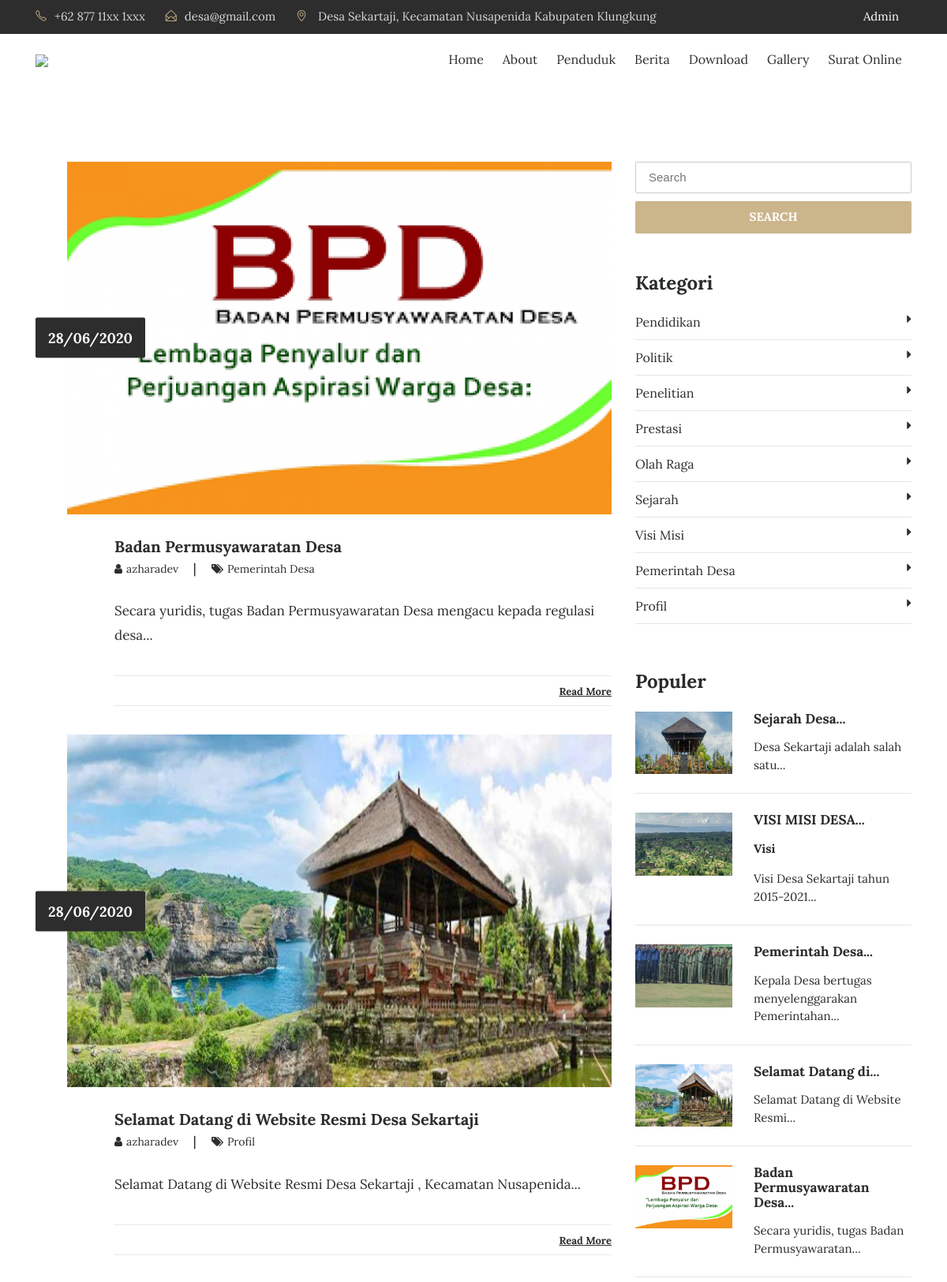
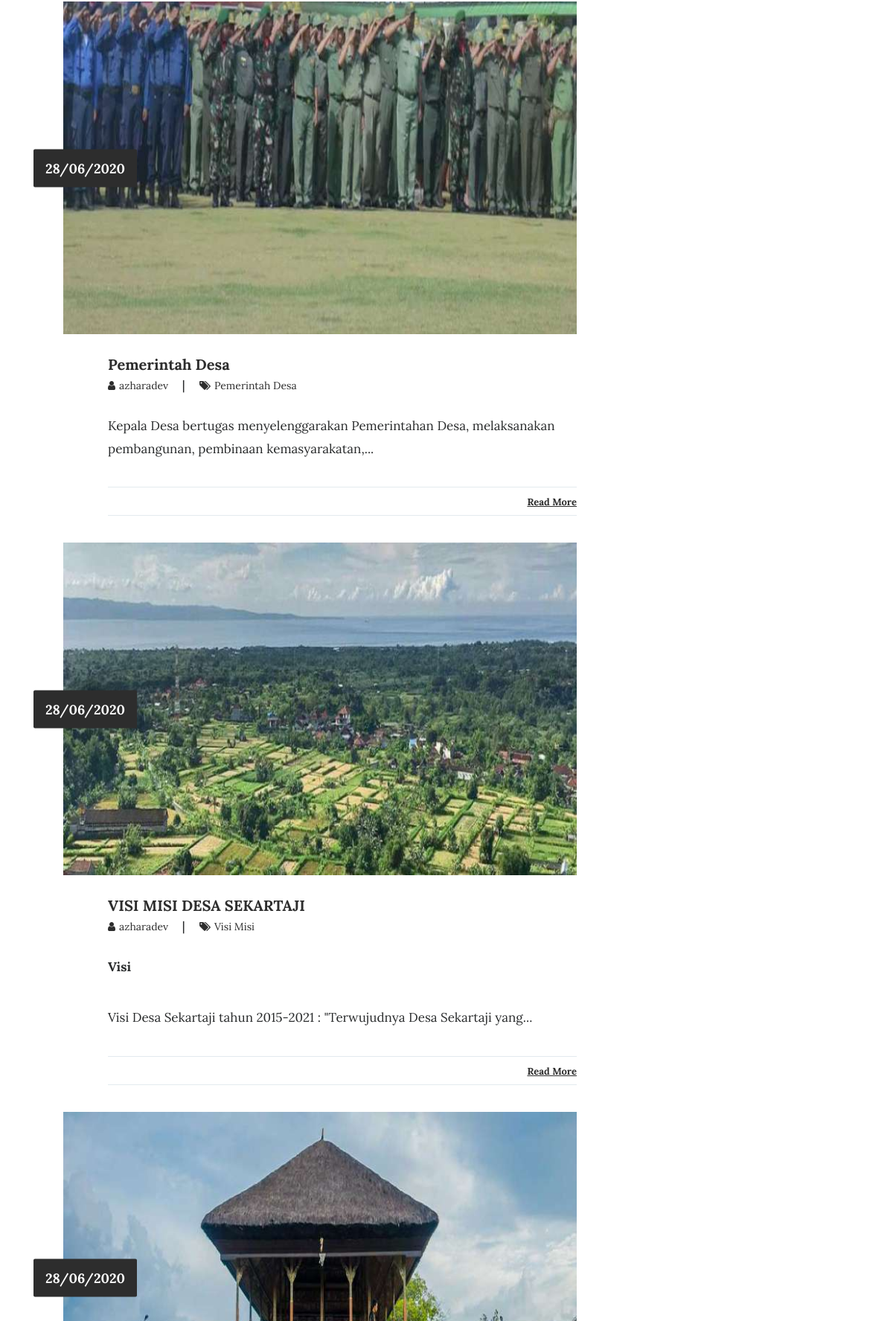
Screenshot of /index.php/blog (upper part) with the database file from the repository (2 pictures, top to bottom).
### tables this page shows
CREATE TABLE `tbl_tulisan` (
  `tulisan_id` int(11) NOT NULL,
  `tulisan_judul` varchar(100) DEFAULT NULL,
  `tulisan_isi` text DEFAULT NULL,
  `tulisan_tanggal` timestamp NULL DEFAULT current_timestamp(),
  `tulisan_kategori_id` int(11) DEFAULT NULL,
  `tulisan_kategori_nama` varchar(30) DEFAULT NULL,
  `tulisan_views` int(11) DEFAULT 0,
  `tulisan_gambar` varchar(40) DEFAULT NULL,
  `tulisan_pengguna_id` int(11) DEFAULT NULL,
  `tulisan_author` varchar(40) DEFAULT NULL,
  `tulisan_img_slider` int(2) NOT NULL DEFAULT 0,
  `tulisan_slug` varchar(200) DEFAULT NULL
);

CREATE TABLE `tbl_kategori` (
  `kategori_id` int(11) NOT NULL,
  `kategori_nama` varchar(30) DEFAULT NULL,
  `kategori_tanggal` timestamp NULL DEFAULT current_timestamp()
);

### application/controllers/Blog.php (called while the page is built, shortened)
<?php
class Blog extends CI_Controller{
	function __construct(){
		$this->load->model('m_tulisan');
		$this->load->model('m_pengunjung');
	}
	function index(){
		$jum=$this->m_tulisan->berita();
        $page=$this->uri->segment(3);
        if(!$page):
            $offset = 0;
        else:
            $offset = $page;
        endif;
        $limit=5;
        $config['base_url'] = base_url() . 'blog/index/';
            $config['total_rows'] = $jum->num_rows();
            $config['per_page'] = $limit;
            $config['uri_segment'] = 3;
	          $config['full_tag_open']    = '<div class="pagging text-center"><nav><ul class="pagination justify-content-center">';
	          $config['full_tag_close']   = '</ul></nav></div>';
	          $config['num_tag_open']     = '<li class="page-item"><span class="page-link">';
	          $config['num_tag_close']    = '</span></li>';
	          $config['cur_tag_open']     = '<li class="page-item"><span class="page-link">';
	          $config['cur_tag_close']    = '<span class="sr-only">(current)</span></span></li>';
	          $config['next_tag_open']    = '<li class="page-item"><span class="page-link">';
	          $config['next_tagl_close']  = '<span aria-hidden="true">&raquo;</span></span></li>';
	          $config['prev_tag_open']    = '<li class="page-item"><span class="page-link">';
	          $config['prev_tagl_close']  = '</span>Next</li>';
	          $config['first_tag_open']   = '<li class="page-item"><span class="page-link">';
	          $config['first_tagl_close'] = '</span></li>';
	          $config['last_tag_open']    = '<li class="page-item"><span class="page-link">';
	          $config['last_tagl_close']  = '</span></li>';
            $config['first_link'] = 'Awal';
            $config['last_link'] = 'Akhir';
            $config['next_link'] = 'Next >>';
            $config['prev_link'] = '<< Prev';
            $this->pagination->initialize($config);
            $x['page'] =$this->pagination->create_links();
						$x['data']=$this->m_tulisan->berita_perpage($offset,$limit);
						$x['category']=$this->db->get('tbl_kategori');
						$x['populer']=$this->db->query("SELECT * FROM tbl_tulisan ORDER BY tulisan_views DESC LIMIT 5");
						$this->load->view('depan/v_blog',$x);
	}
}

### index.php (called while the page is built, shortened)
<?php
require_once BASEPATH.'core/CodeIgniter.php';

### application/models/M_tulisan.php (called while the page is built, shortened)
<?php
class M_tulisan extends CI_Model{
	function berita_perpage($offset,$limit){
		$hsl=$this->db->query("SELECT tbl_tulisan.*,DATE_FORMAT(tulisan_tanggal,'%d/%m/%Y') AS tanggal FROM tbl_tulisan ORDER BY tulisan_id DESC limit $offset,$limit");
		return $hsl;
	}
}

### application/views/depan/v_blog.php (the view, shortened to what this page needs)
<!DOCTYPE html>
<html lang="en">
<head>
    <link rel="stylesheet" href="<?php echo base_url() . 'theme/css/bootstrap.min.css' ?>">
    <link rel="stylesheet" href="<?php echo base_url() . 'theme/css/font-awesome.min.css' ?>">
    <link rel="stylesheet" href="<?php echo base_url() . 'theme/css/simple-line-icons.css' ?>">
    <link rel="stylesheet" href="<?php echo base_url() . 'theme/css/owl.carousel.min.css' ?>">
    <link href="<?php echo base_url() . 'theme/css/style.css' ?>" rel="stylesheet">
    <?php
    function limit_words($string, $word_limit)
    {
        $words = explode(" ", $string);
        return implode(" ", array_splice($words, 0, $word_limit));
    }
    ?>
</head>
<body>
    <section class="blog-wrap">
        <div class="container">
            <div class="row">
                <div class="col-md-8">
                    <?php foreach ($data->result() as $row) : ?>
                        <div class="blog-single-item">
                            <div class="blog-img_block">
                                <img src="<?php echo base_url() . 'assets/images/' . $row->tulisan_gambar; ?>" class="img-fluid" alt="blog-img">
                                <div class="blog-date">
                                    <span><?php echo $row->tanggal; ?></span>
                                </div>
                            </div>
                            <div class="blog-tiltle_block">
                                <h4><a href="<?php echo site_url('artikel/' . $row->tulisan_slug); ?>"><?php echo $row->tulisan_judul; ?></a></h4>
                                <h6> <a href="#"><i class="fa fa-user" aria-hidden="true"></i><span><?php echo $row->tulisan_author; ?></span> </a> | <a href="#"><i class="fa fa-tags" aria-hidden="true"></i><span><?php echo $row->tulisan_kategori_nama; ?></span></a></h6>
                                <?php echo limit_words($row->tulisan_isi, 10) . '...'; ?>
                                <div class="blog-icons">
                                    <div class="blog-share_block">
                                        <a href="<?php echo site_url('artikel/' . $row->tulisan_slug); ?>">Read More</a>
                                    </div>
                                </div>
                            </div>
                        </div>
                    <?php endforeach; ?>
                </div>
                <div class="col-md-4">
                    <form action="<?php echo site_url('blog/search'); ?>" method="get">
                        <input type="text" name="keyword" placeholder="Search" class="blog-search" required>
                        <button type="submit" class="btn btn-warning btn-blogsearch">SEARCH</button>
                    </form>
                    <div class="blog-category_block">
                        <h3>Kategori</h3>
                        <ul>
                            <?php foreach ($category->result() as $row) : ?>
                                <li><a href="<?php echo site_url('blog/kategori/' . str_replace(" ", "-", $row->kategori_nama)); ?>"><?php echo $row->kategori_nama; ?><i class="fa fa-caret-right" aria-hidden="true"></i></a></li>
                            <?php endforeach; ?>
                        </ul>
                    </div>
                    <div class="blog-featured_post">
                        <h3>Populer</h3>
                        <?php foreach ($populer->result() as $row) : ?>
                            <div class="blog-featured-img_block">
                                <img width="35%" src="<?php echo base_url() . 'assets/images/' . $row->tulisan_gambar; ?>" class="img-fluid" alt="blog-featured-img">
                                <h5><a href="<?php echo site_url('artikel/' . $row->tulisan_slug); ?>"><?php echo limit_words($row->tulisan_judul, 3) . '...'; ?></a></h5>
                                <p><?php echo limit_words($row->tulisan_isi, 5) . '...'; ?></p>
                            </div>
                            <hr>
                        <?php endforeach; ?>
                    </div>
                </div>
            </div>
        </div>
    </section>

### rows the page displays
tbl_tulisan: tulisan_gambar (picture), tanggal "28/06/2020", tulisan_judul "Badan Permusyawaratan Desa", tulisan_author "azharadev", tulisan_kategori_nama "Pemerintah Desa", tulisan_isi "Secara yuridis, tugas Badan Permusyawaratan Desa mengacu kepada regulasi desa", tulisan_isi "Secara yuridis, tugas Badan Permusyawaratan"
tbl_tulisan: tulisan_gambar (picture), tanggal "28/06/2020", tulisan_judul "Selamat Datang di Website Resmi Desa Sekartaji", tulisan_author "azharadev", tulisan_kategori_nama "Profil", tulisan_isi "Selamat Datang di Website Resmi Desa Sekartaji , Kecamatan Nusapenida", tulisan_judul "Selamat Datang di", tulisan_isi "Selamat Datang di Website Resmi"
tbl_tulisan: tulisan_gambar (picture), tanggal "28/06/2020", tulisan_judul "Pemerintah Desa", tulisan_author "azharadev", tulisan_kategori_nama "Pemerintah Desa", tulisan_isi "Kepala Desa bertugas menyelenggarakan Pemerintahan Desa, melaksanakan pembangunan, pembinaan kemasyarakatan,", tulisan_isi "Kepala Desa bertugas menyelenggarakan Pemerintahan"
tbl_tulisan: tulisan_gambar (picture), tanggal "28/06/2020", tulisan_judul "VISI MISI DESA SEKARTAJI", tulisan_author "azharadev", tulisan_kategori_nama "Visi Misi", tulisan_isi "Visi Visi Desa Sekartaji tahun 2015-2021 : \"Terwujudnya Desa Sekartaji yang", tulisan_judul "VISI MISI DESA", tulisan_isi "Visi Visi Desa Sekartaji tahun 2015-2021"
tbl_tulisan: tulisan_gambar (picture), tanggal "28/06/2020", tulisan_judul "Sejarah Desa", tulisan_isi "Desa Sekartaji adalah salah satu"
tbl_kategori: kategori_nama "Pendidikan"
tbl_kategori: kategori_nama "Politik"
tbl_kategori: kategori_nama "Penelitian"
tbl_kategori: kategori_nama "Prestasi"
tbl_kategori: kategori_nama "Olah Raga"
tbl_kategori: kategori_nama "Sejarah"
tbl_kategori: kategori_nama "Visi Misi"
tbl_kategori: kategori_nama "Pemerintah Desa"
tbl_kategori: kategori_nama "Profil"
